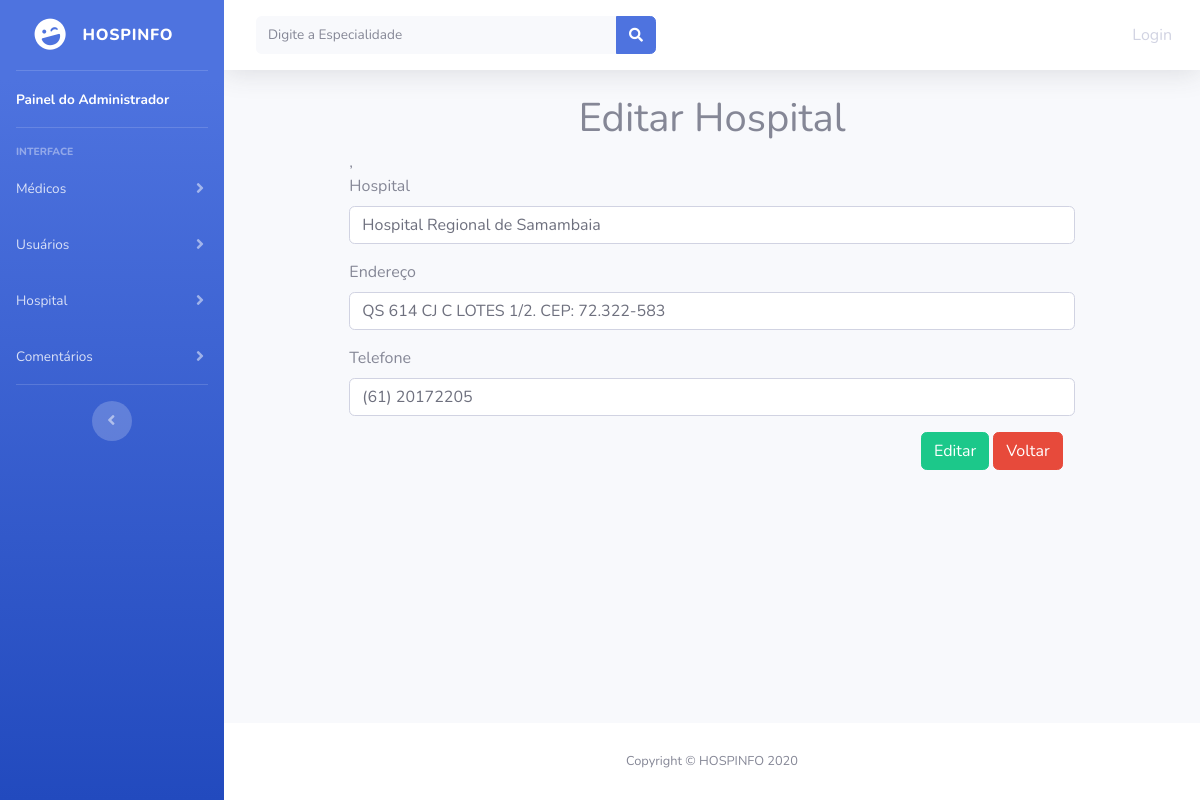
Page /editar-hospital.php?acao=editar&id_hospital=4 on the committed database.
### tables this page shows
CREATE TABLE hospital (
id_hospital INTEGER AUTO_INCREMENT PRIMARY KEY,
nome_hospital VARCHAR(250),
endereco_hospital VARCHAR(250),
telefone_hospital VARCHAR(250)
);

### editar-hospital.php (the view, shortened to what this page needs)
<?php
  include("conexao.php");
?>
<!DOCTYPE html>
<html lang="en">
<head>
  <link href="vendor/fontawesome-free/css/all.min.css" rel="stylesheet" type="text/css">
  <link href="css/sb-admin-2.min.css" rel="stylesheet">
</head>
<body id="page-top">
  <div id="wrapper">
    <ul class="navbar-nav bg-gradient-primary sidebar sidebar-dark accordion" id="accordionSidebar">
      <a class="sidebar-brand d-flex align-items-center justify-content-center" href="index.html">
        <div class="sidebar-brand-icon rotate-n-15">
          <i class="fas fa-laugh-wink"></i>
        </div>
        <div class="sidebar-brand-text mx-3">HOSPINFO</div>
      </a>
      <hr class="sidebar-divider my-0">
      <li class="nav-item active">
        <a class="nav-link" href="administrador.php">
          <span>Painel do Administrador</span></a>
      </li>
      <hr class="sidebar-divider">
      <div class="sidebar-heading">
        Interface
      </div>
      <li class="nav-item">
        <a class="nav-link collapsed" href="#" data-toggle="collapse" data-target="#collapseTwo" aria-expanded="true" aria-controls="collapseTwo">
          <span>Médicos</span>
        </a>
      </li>
      <li class="nav-item">
        <a class="nav-link collapsed" href="#" data-toggle="collapse" data-target="#collapseUtilities" aria-expanded="true" aria-controls="collapseUtilities">
          <span>Usuários</span>
        </a>
      </li>
      <li class="nav-item">
        <a class="nav-link collapsed" href="#" data-toggle="collapse" data-target="#collapsePages" aria-expanded="true" aria-controls="collapsePages">
          <span>Hospital</span>
        </a>
      </li>
      <li class="nav-item">
        <a class="nav-link collapsed" href="#" data-toggle="collapse" data-target="#collapsePages" aria-expanded="true" aria-controls="collapsePages">
          <span>Comentários</span>
        </a>
      </li>
      <hr class="sidebar-divider d-none d-md-block">
      <div class="text-center d-none d-md-inline">
        <button class="rounded-circle border-0" id="sidebarToggle"></button>
      </div>
    </ul>
    <div id="content-wrapper" class="d-flex flex-column">
      <div id="content">
        <nav class="navbar navbar-expand navbar-light bg-white topbar mb-4 static-top shadow">
          <form class="d-none d-sm-inline-block form-inline mr-auto ml-md-3 my-2 my-md-0 mw-100 navbar-search">
            <div class="input-group">
              <input type="text" class="form-control bg-light border-0 small" placeholder="Digite a Especialidade" aria-label="Search" aria-describedby="basic-addon2">
              <div class="input-group-append">
                <button class="btn btn-primary" type="button">
                  <i class="fas fa-search fa-sm"></i>
                </button>
              </div>
            </div>
          </form>
          <ul class="navbar-nav ml-auto">
            <?php
              if(empty($_SESSION['usuarioNome'])){
            ?>
              <li class="nav-item active">
                <a class="nav-link" href="login.php">Login</a>
              </li>
            <?php
              };
            ?>
          </ul>
        </nav>
        <div class="container-fluid">
          <div class="container col-md-10">
            <h1><center>Editar Hospital</center></h1>,
            <?php
              $sql = "SELECT * FROM hospital WHERE id_hospital =".$_REQUEST["id_hospital"];
              $res = $conn->query($sql);
              $row = $res->fetch_assoc();
            ?>
            <form action="manter-hospital.php" method="POST" name="formuser">
              <div class="form-group">
                <label>Hospital</label>
                <input type="text" name="nome_hospital" class="form-control" value="<?php print $row["nome_hospital"]; ?>">
              </div>
              <div class="form-group">
                <label>Endereço</label>
                <input type="text" name="endereco_hospital" class="form-control" value="<?php print $row["endereco_hospital"]; ?>">
              </div>
              <div class="form-group">
                <label>Telefone</label>
                <input type="text" name="telefone_hospital" class="form-control" value="<?php print $row["telefone_hospital"]; ?>">
              </div>
              <div class="col-lg-12" style="text-align: right;">
                <button type="submit" class="btn btn-success">Editar</button>
                <button type="button" class="btn btn-danger" onclick="history.go(-1);">Voltar</button>
              </div>
            </form>
          </div>
        </div>
      </div>
      <footer class="sticky-footer bg-white">
          <div class="container my-auto">
            <div class="copyright text-center my-auto">
              <span>Copyright &copy; HOSPINFO 2020</span>
            </div>
          </div>
        </footer>
    </div>
  </div>
</body>
</html>

### rows in the picture
hospital: nome_hospital "Hospital Regional de Samambaia", endereco_hospital "QS 614 CJ C LOTES 1/2. CEP: 72.322-583", telefone_hospital "(61) 20172205"
